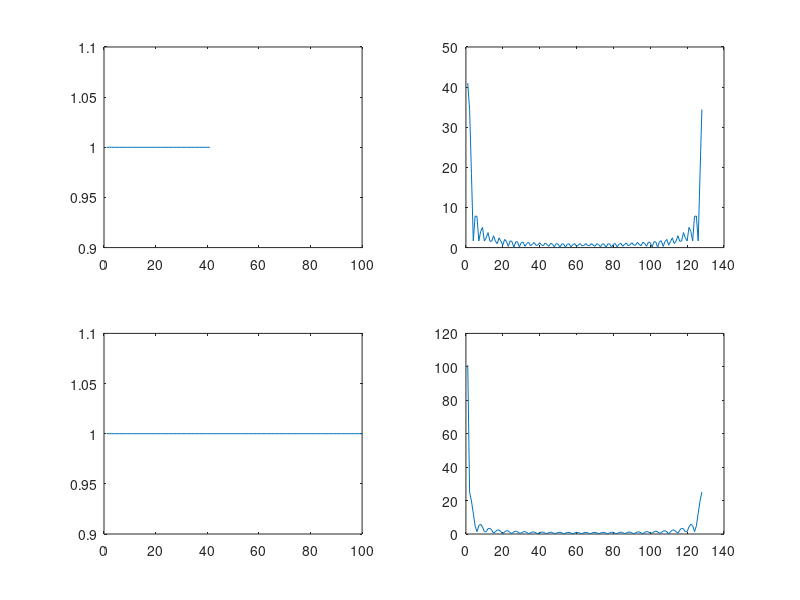
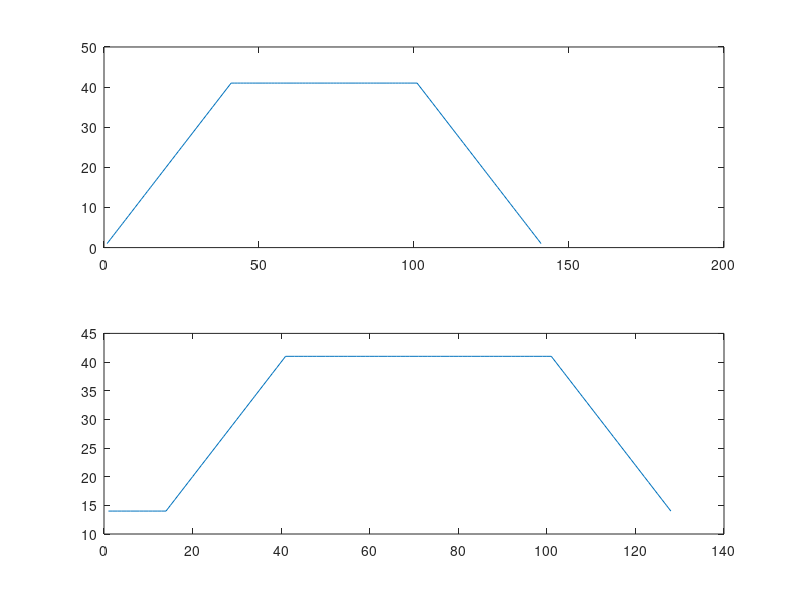

Reproduce these figures in MATLAB, in order.
clear; close all;

M = 50; % window size
n_1 = 0:1:29;
n_2 = 0:1:99;
fft_size = 128;

x_n = rectwin(40+1);
y_n = rectwin(100+1);
linear_conv = conv(x_n, y_n);

fft_x_n = (fft(x_n, fft_size));
fft_y_n = (fft(y_n, fft_size));

periodic_conv_freq = fft_x_n .* fft_y_n;
periodic_conv_result = ifft(periodic_conv_freq, 128);

figure(1);
subplot(2,2,1); plot(x_n);xlim([0 100])
subplot(2,2,2); plot(abs(fft_x_n));
subplot(2,2,3); plot(y_n);xlim([0 100])
subplot(2,2,4); plot(abs(fft_y_n));

figure(2);
subplot(2,1,1); plot(linear_conv);
subplot(2,1,2); plot(abs(periodic_conv_result));
